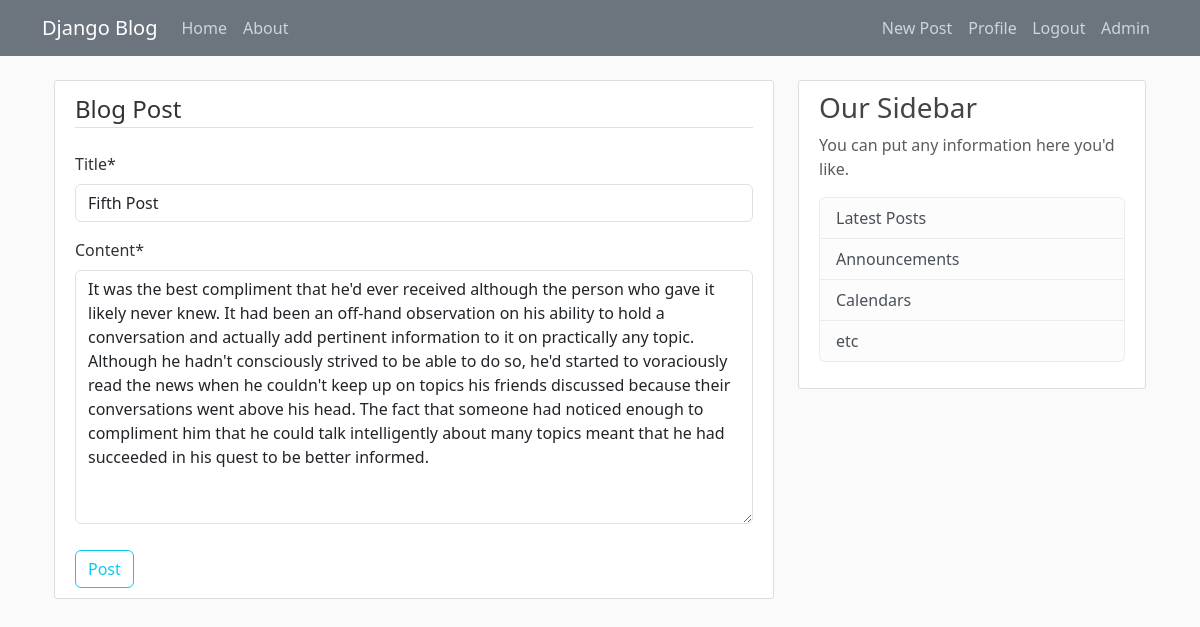
Page /post/7/update/ (signed in) on the committed database.
### MyBlog/models.py (models this page shows, shortened)
class Post(models.Model):
    author = models.ForeignKey(User, on_delete=models.CASCADE)
    title = models.CharField(max_length=100)
    content = models.TextField()
    date_posted = models.DateTimeField(default=timezone.now)

### MyBlog/views.py (the view, shortened to what this page needs)
# urls.py: path('post/<int:pk>/update/', PostUpdateView.as_view(), name='post_update'),
class PostUpdateView(LoginRequiredMixin,UserPassesTestMixin, UpdateView):
    model = Post
    fields = ['title', 'content']
    def test_func(self):
        post = self.get_object()
        if self.request.user == post.author:
            return True
        return False

### MyBlog/Templates/MyBlog/post_form.html (shortened to what this page needs)
{% extends 'Blog/base.html' %}
{% load crispy_forms_filters %}
{% load crispy_forms_tags  %}
{% block content %}
<div class="content-section">
<form  method="post">
    <fieldset class="form-group">
        <legend class="border-bottom mb-4">Blog Post</legend>
        {{ form|crispy }}
    </fieldset>
    <div class="form-group" style="padding-top: 10px">
        <button type="submit" class="btn btn-outline-info">Post</button>
    </div>
</form>
</div>
{% endblock content %}

### MyBlog/static/blog/main.css (style rules this page uses)
body { background: #fafafa; color: #333333; margin-top: 5rem; }
.content-section { background: #ffffff; padding: 10px 20px; border: 1px solid #dddddd; border-radius: 3px; margin-bottom: 20px; }

### rows in the picture
Post: title "Fifth Post", content "It was the best compliment that he'd ever received although the person who gave it likely never knew. It had been an off-hand observation on his ability to hold a conversation and actually add pertinent information to it on practically any topic. Although he hadn't consciously strived to be able to do so, he'd started to voraciously read the news when he couldn't keep up on topics his friends discussed because their conversations went above his head. The fact that someone had noticed enough to compliment him that he could talk intelligently about many topics meant that he had succeeded in his quest to be better informed."
